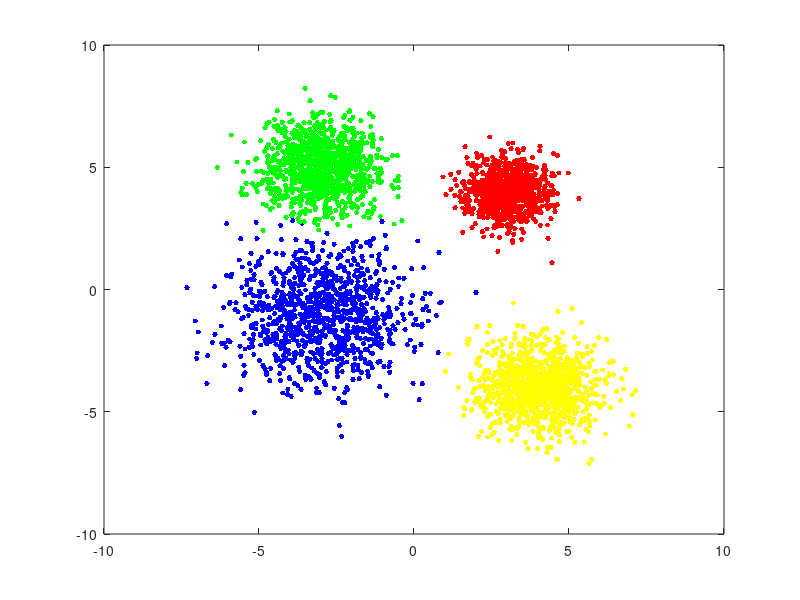

This figure's MATLAB source: (Note: this script raises an error after producing the figure.)
% Generate a 2D uncorrelated dataset
% Implement KMeans from first principles 
%
clc;
close all;
clear;
% 1. Generate dataset
%%%%%%%%%%%%%%%%%%%%%%%%%%%%%%%%%%%%%%%%
labels1 = ones(1,1000);
labels2 = repmat(2,1,1000);
labels3 = repmat(3,1,1000);
labels4 = repmat(4,1,1000);
initialLabels = [labels1, labels2, labels3, labels4];
Mean1 = [-3; -1];
Std1 = std(Mean1);
Mean2 = [3; 4];
Std2 = std(Mean2);
Mean3 = [4; -4];
Std3 = 1;
Mean4 = [-3; 5];
Std4 = 1;
samples = 1000; 
data1 = Std1 * randn(2, samples) + repmat(Mean1, 1, samples);
data2 = Std2 * randn(2, samples) + repmat(Mean2, 1, samples);
data3 = Std3 * randn(2, samples) + repmat(Mean3, 1, samples);
data4 = Std4 * randn(2, samples) + repmat(Mean4, 1, samples);
figure;
plot(data1(1, :), data1(2,:),'b.', 'MarkerSize',12);
hold on;
plot(data2(1,:), data2(2,:), 'r.', 'MarkerSize',12);
plot(data3(1,:), data3(2,:), 'y.', 'MarkerSize',12);
plot(data4(1,:), data4(2,:), 'g.', 'MarkerSize',12);
legend('Dataset 1', 'Dataset 2', 'Dataset 3', 'Dataset 4', 'location', 'NW'); 
title('Original Dataset');
hold off;
xlabel('x-value');
ylabel('y-value');
xlim([-10 10]);
ylim([-8 12]);
grid on;

% 2.Concatenate the training datasets and plot
%%%%%%%%%%%%%%%%%%%%%%%%%%%%%%%%%%%%%%%%%%%%%%%%%%%%%%%%%%%%%%%%%%%
trainData = [data1 data2 data3 data4];
figure;
plot(trainData(1, :), trainData(2,:),'b.', 'MarkerSize',12);
legend('Dataset','location', 'NW'); %'best');
title('Merged Dataset');
xlabel('x-value');
ylabel('y-value');
xlim([-10 10]);
ylim([-8 12]);
grid on;

% 3. Implement KMeans from first principles
%%%%%%%%%%%%%%%%%%%%%%%%%%%%%%%%%%%%%%%%%%%%%%%
X = trainData';
K = 4;
max_iterations = 10; %5;
max_k = 10;
% randomly assign the K data points as the initial "centroids" of the K clusters
elbow_found = false;
k_sumD = zeros(max_k,1);
k_indices = zeros(4000,max_k);
k_mse = zeros(max_k,1);
final_centroids = zeros(max_k,2);
final_indices = zeros(max_k,1);
elbow = 0;
for k = 1:max_k % iterate through multiple K values 
    centroids = initCentroids(X,k);
    sumD = zeros(k,1);
    for i = 1:max_iterations
        indices = getClosestCentroids(X, centroids); % reassign the indices to the relevant clusters
        [centroids, distances] = computCentroidsandDistances(X, indices, k); % recalculate centroids, and distances among all clusters
        sumD(i) = distances; 
    end
    k_mse(k) = mse(X, centroids)/k;
    k_sumD(k) = sumD(max_iterations); % Get final distance value for finished iteration of K
    k_indices(:,k) = indices; % Get final indices for finished iteration of K
    if k == 4
        final_centroids = centroids;
        final_indices = indices;
    end
end

% Plotting Calinski-Harabasz evaluation for K means
eva = evalclusters(X, k_indices, 'CalinskiHarabasz');
figure;
plot(eva);
title('Calinski-Harabasz Method for Optimal K');
grid on;

% Plotting Davies-Bouldin
evaDB = evalclusters(X, k_indices, 'DaviesBouldin');
figure;
plot(evaDB);
title('Davies-Bouldin Method for Optimal K');
grid on;

%idx = kmeans (X, K); %this is to use kmeans function to calculate the
%indices for each cluster
   figure;
   plot(sumD, 'bo-', 'linewidth',2);
   title('Overall distances vs. number of iterations');
    xlabel('Iterations');
    ylabel('Overall distances');
    grid on;
%%%%%%%%%%%%%%%%%%%%%%%%%%%%%%%%%%%%%%%%%%%%%%%%%%%%%%%%%%%%%%%%%%%%%%%%%%%
% Plotting each k_sumD
figure;
plot(k_sumD, 'bo-', 'LineWidth',2);
title('Elbow Method for Optimal K');
    xlabel('K value')
    ylabel('MSE');
    grid on;

% 4. Run your KMeans function on the data and plot results
%%%%%%%%%%%%%%%%%%%%%%%%%%%%%%%%%%%%%%%%%%%%%%%%%%%%%%%%%%%%%%%%%%%%%%%%%%%
message = sprintf('KMeans Clustering (MaxIterations = %d)', max_iterations);
figure;

plot(trainData(1, final_indices == 1),trainData(2, final_indices == 1),'b.', 'MarkerSize',12);% for 1st cluster
hold on;
plot(trainData(1, final_indices == 2), trainData(2, final_indices == 2), 'r.', 'MarkerSize',12); %for 2nd cluster
plot(trainData(1, final_indices == 3), trainData(2, final_indices == 3), 'y.', 'MarkerSize',12); %for 3rd cluster
plot(trainData(1, final_indices == 4), trainData(2, final_indices == 4), 'g.', 'MarkerSize',12); %for 4th cluster

plot(final_centroids(1,1),final_centroids(1,2),'kx', 'MarkerSize',15,'LineWidth',3); %for the 1st centroid
plot(final_centroids(2,1),final_centroids(2,2),'kx', 'MarkerSize',15,'LineWidth',3); %for the 2nd centroid
plot(final_centroids(3,1),final_centroids(3,2),'kx', 'MarkerSize',15,'LineWidth',3); %for the 3rd centroid
plot(final_centroids(4,1),final_centroids(4,2),'kx', 'MarkerSize',15,'LineWidth',3); %for the 4th centroid

xlabel('x-value');
ylabel('y-value');
xlim([-10 10]);
ylim([-8 12]);
grid on;

hold off;
%%%%%%%%%%%%%%%%%%%%%%%%%%%%%%%%%%%%%%%%%%%%%%%%%%%%%%%%%%%%%%%%%%%%%%%%%%%
% Plotting GMM
figure;
hold on;
gm = fitgmdist(X,4);
scatter(X(:,1),X(:,2),10,'.');

gmPDF = @(x,y) arrayfun(@(x0,y0) pdf(gm,[x0 y0]),x,y);

idx = cluster(gm,X);

gscatter(X(:,1),X(:,2),idx);
fcontour(gmPDF,[[-10,10] [-8 12]]);
legend('Cluster 1','Cluster 2','Cluster 3','Cluster 4','Location','best');
hold off;
% GMM Calinski-Harabasz
evaGMM = evalclusters(X, idx, 'CalinskiHarabasz');

% GMM Davies-Bouldin
evaGMMDB = evalclusters(X, idx, 'DaviesBouldin');


% Plot comparison of Calinski-Harabasz index values
figure;
hold on;
bar(1,[evaGMM.CriterionValues; eva.CriterionValues(1,4)]);
title('Calinski-Harabasz index values for GMM and K-means value (K = 4)');
xlabel('Model');
ylabel('Calinski-Harabasz index')
ylim([12500, 15000])
legend('GMM', 'K-means')
hold off;

% Plot comparison of Davies-Bouldin index values
figure;
hold on;
bar(1,[evaGMMDB.CriterionValues; evaDB.CriterionValues(1,4)]);
title('Davies-Bouldin index values for GMM and K-means value (K = 4)');
xlabel('Model');
ylabel('Davies-Bouldin index')
ylim([0.4, 0.5])
legend('GMM', 'K-means')
hold off;
